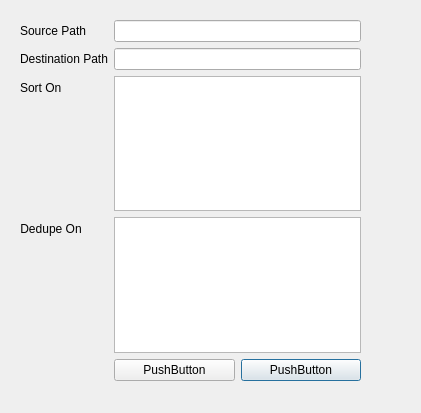
<?xml version="1.0" encoding="UTF-8"?>
<ui version="4.0">
 <class>MergePurgeDialog</class>
 <widget class="QDialog" name="MergePurgeDialog">
  <property name="geometry">
   <rect>
    <x>0</x>
    <y>0</y>
    <width>421</width>
    <height>413</height>
   </rect>
  </property>
  <property name="windowTitle">
   <string>Merge/Purge</string>
  </property>
  <widget class="QWidget" name="formLayoutWidget">
   <property name="geometry">
    <rect>
     <x>20</x>
     <y>20</y>
     <width>341</width>
     <height>361</height>
    </rect>
   </property>
   <layout class="QFormLayout" name="formLayout">
    <property name="fieldGrowthPolicy">
     <enum>QFormLayout::AllNonFixedFieldsGrow</enum>
    </property>
    <item row="0" column="0">
     <widget class="QLabel" name="sourcePathLabel">
      <property name="text">
       <string>Source Path</string>
      </property>
     </widget>
    </item>
    <item row="0" column="1">
     <widget class="QLineEdit" name="sourcePathLineEdit"/>
    </item>
    <item row="1" column="0">
     <widget class="QLabel" name="destPathLabel">
      <property name="text">
       <string>Destination Path</string>
      </property>
     </widget>
    </item>
    <item row="1" column="1">
     <widget class="QLineEdit" name="destPathLineEdit"/>
    </item>
    <item row="2" column="0">
     <widget class="QLabel" name="sortOnLabel">
      <property name="text">
       <string>Sort On</string>
      </property>
     </widget>
    </item>
    <item row="2" column="1">
     <widget class="QColumnView" name="sortOnColumnView"/>
    </item>
    <item row="3" column="0">
     <widget class="QLabel" name="dedupeOnLabel">
      <property name="text">
       <string>Dedupe On</string>
      </property>
      <property name="alignment">
       <set>Qt::AlignCenter</set>
      </property>
      <property name="openExternalLinks">
       <bool>false</bool>
      </property>
     </widget>
    </item>
    <item row="3" column="1">
     <widget class="QListView" name="dedupeOnListView"/>
    </item>
    <item row="4" column="1">
     <layout class="QGridLayout" name="btnGridLayout">
      <item row="0" column="1">
       <widget class="QPushButton" name="btnCancel">
        <property name="text">
         <string>PushButton</string>
        </property>
       </widget>
      </item>
      <item row="0" column="0">
       <widget class="QPushButton" name="btnExecute">
        <property name="text">
         <string>PushButton</string>
        </property>
       </widget>
      </item>
     </layout>
    </item>
   </layout>
  </widget>
 </widget>
 <resources/>
 <connections/>
</ui>
